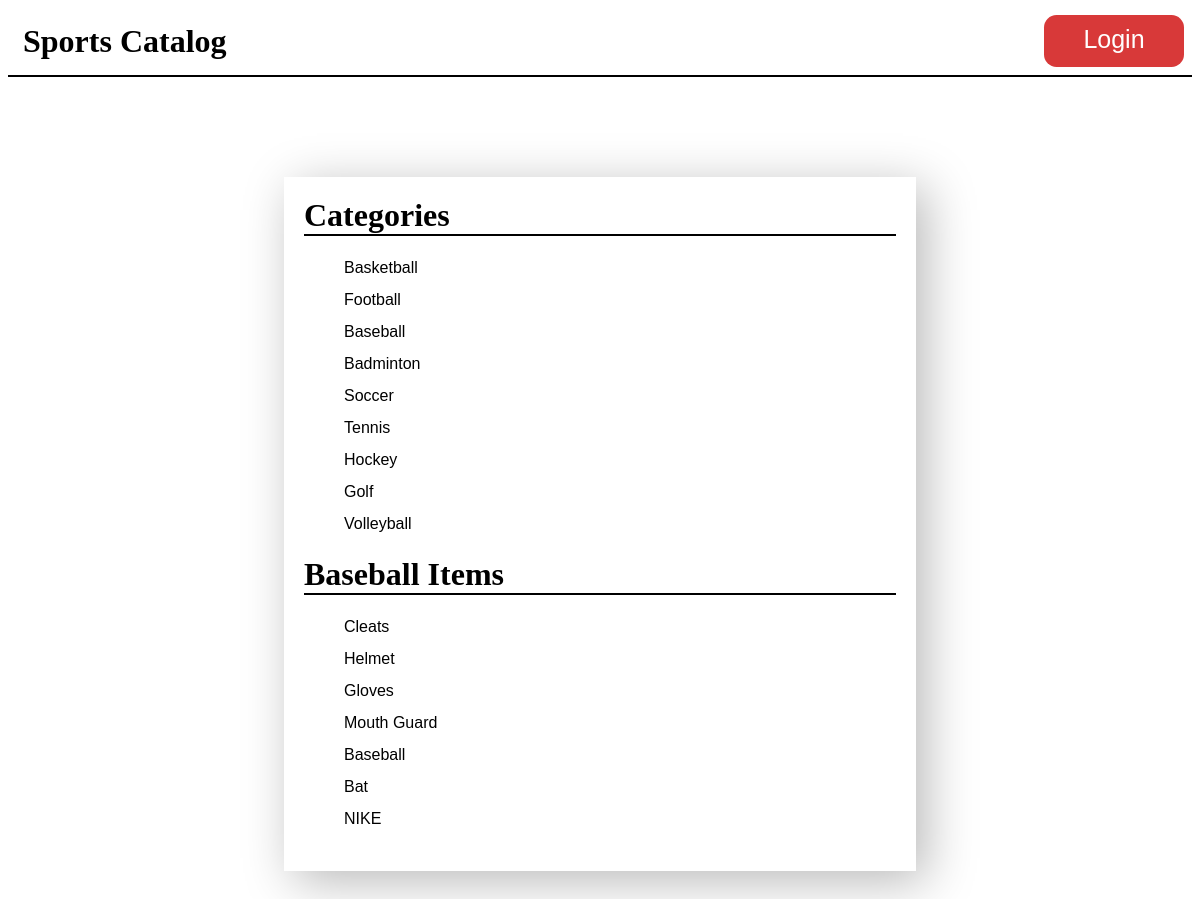
/category/3/items, run on the app's committed database.
### database_setup.py (models this page shows, shortened)
class Category(Base):
    __tablename__ = 'category'
    id = Column(Integer, primary_key=True)
    name = Column(String(100))

class Item(Base):
    __tablename__ = 'item'
    id = Column(Integer, primary_key=True)
    name = Column(String(100), nullable=False)
    description = Column(String(500), nullable=False)
    created_at = Column(DateTime, nullable=False, default=datetime.datetime.utcnow())
    updated_at = Column(DateTime, nullable=False, default=datetime.datetime.utcnow(), onupdate=datetime.datetime.utcnow())
    category_id = Column(Integer, ForeignKey('category.id'))
    category = relationship(Category)
    user_id = Column(Integer, ForeignKey('user.id'))
    user = relationship(User)

### main.py (the view)
@app.route('/category/<int:category_id>/items')
def showItems(category_id):
    logged_in = True
    if 'username' not in login_session:
        logged_in = False
    categories = session.query(Category).all()
    category = session.query(Category).filter_by(id=category_id).one()
    items = session.query(Item).filter_by(category_id=category_id).all()
    return render_template('showItems.html', items=items, category=category, categories=categories, allowed=logged_in)

### templates/showItems.html (shortened to what this page needs)
<!DOCTYPE html>
<html>
  <head>
    <link href="/static/style.css" rel="stylesheet" />
  </head>
  <body>
    <header>
      <div id="container">
        <h1><a href="{{url_for('showHomePage')}}">Sports Catalog</a></h1>
        {% if not allowed %}
          <a href="{{url_for('showLogin')}}" id="login">Login</a>
        {% else %}
          <a href="{{url_for('gdisconnect')}}" id="logout">Logout</a>
        {% endif %}
      </div>
    </header>
    <div id="category_content">
      <h1>Categories</h1>
      <ul>
        {% for category in categories %}
          <li>
            <a href="{{url_for('showItems', category_id=category.id)}}">{{category.name}}</a>
          </li>
        {% endfor %}
      </ul>
      <h1>{{category.name}} Items</h1>
      <ul>
        {% for item in items %}
          <li>
            <a href="{{url_for('showItem', category_id=category.id, item_id=item.id)}}">{{item.name}}</a>
          </li>
        {% endfor %}
      </ul>
    </div>
  </body>
</html>

### static/style.css (style rules this page uses)
body { font-family: sans-serif; background-color: #fff; }
h1, h2, h3, h4 { color: #000; }
h1, h2 { font-family: 'Georgia', serif; margin: 0; }
h1 { border-bottom: 2px solid #000; }
header { padding: 15px; border-bottom: 2px solid #000; }
#login, #logout { width: 140px; height: 42px; background-color: #d83939; color: #fff; font-size: 25px; text-align: center; border-radius: 0.5em; right: 16px; top: 15px; position: absolute; padding-top: 10px; }
#container h1 { border-bottom: none; }
a { text-decoration: none; color:#FFFFCC; color: #000000; }
li { list-style: none; line-height: 2em; }
#item_content, #categories_content, #category_content, #form_content, #login_form { width: 50%; margin: 100px auto; background-color: #ffffff; padding: 20px; box-shadow: 10px 10px 47px 0px #b8b8b8; }

### data on the page
Category: name "Basketball"
Category: name "Football"
Category: name "Baseball"
Category: name "Badminton"
Category: name "Soccer"
Category: name "Tennis"
Category: name "Hockey"
Category: name "Golf"
Category: name "Volleyball"
Item: name "Cleats"
Item: name "Helmet"
Item: name "Gloves"
Item: name "Mouth Guard"
Item: name "Baseball"
Item: name "Bat"
Item: name "NIKE"
